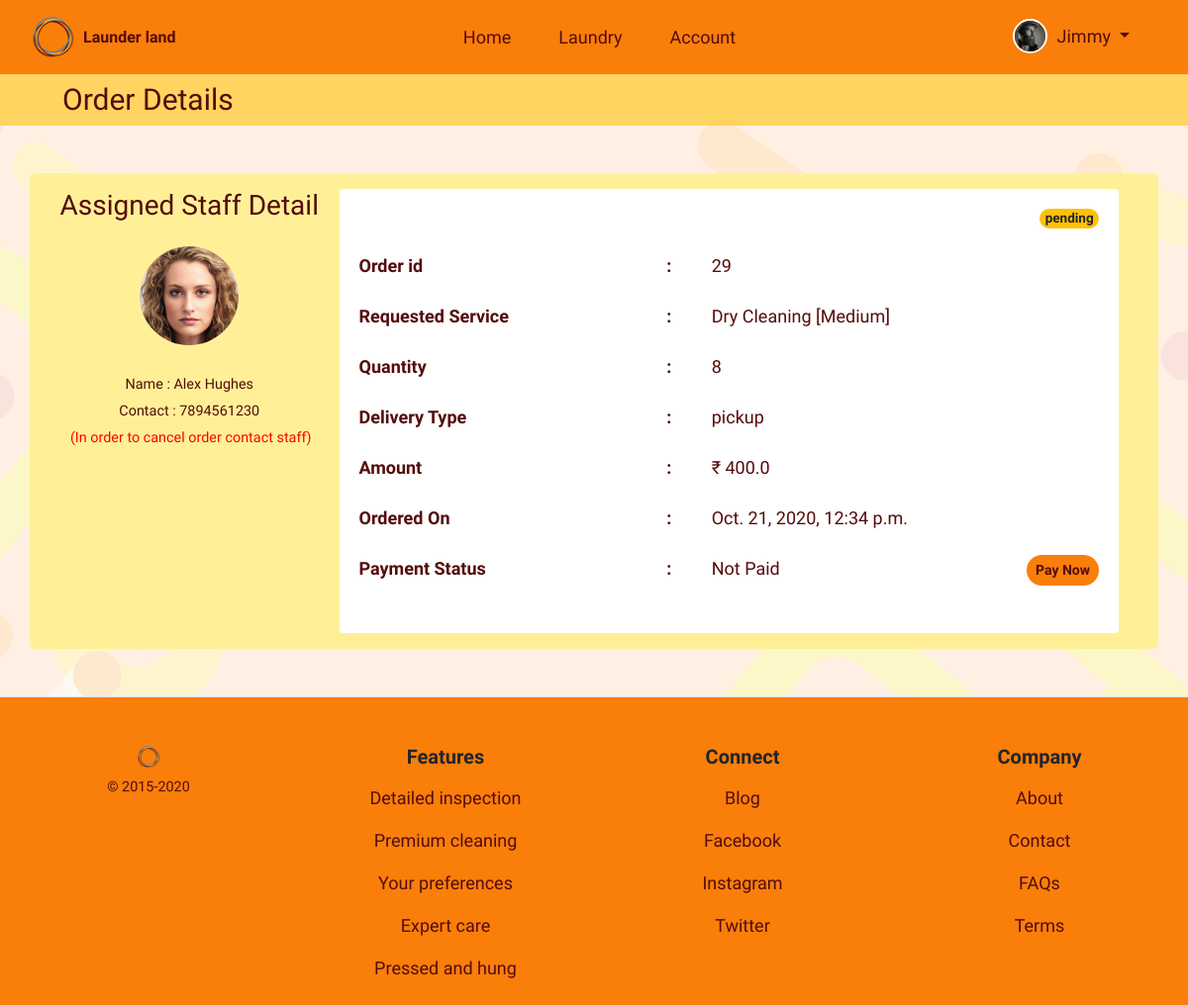
Page /laundry/myorders/29/ (signed in) on the earlier database version.
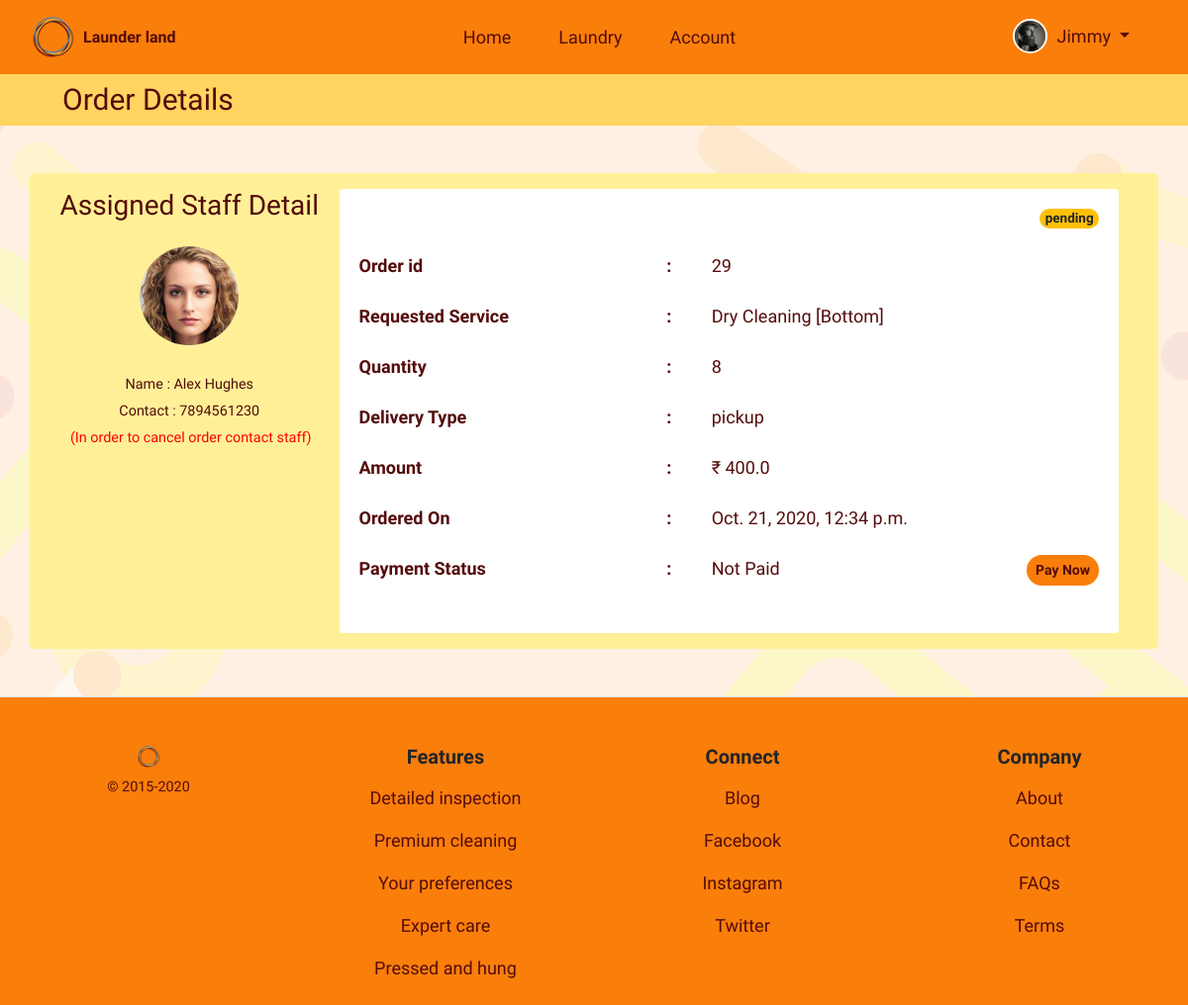
Same page on the later database version.
### laundry/models.py (models this page shows, shortened)
class Booking(models.Model):
    cust_id = models.ForeignKey(
        User, on_delete=models.CASCADE, related_name="cid")
    assigned_staff = models.ForeignKey(User, on_delete=models.CASCADE)
    services = models.ForeignKey(Service, on_delete=models.CASCADE)
    sub_service = models.ForeignKey(
        Subservice, on_delete=models.CASCADE)
    quantity = models.PositiveIntegerField()
    amount = models.FloatField(default=0)
    delivery_choice = (('pickup', 'Pickup (Self)'), ('door-step', 'Door Step'))
    delivery_type = models.CharField(choices=delivery_choice, max_length=30)
    status_choice = (('New', 'New'), ('pending', 'Pending'), ('cleaning', 'Cleaning'), ('pickedup', 'Picked Up'), ('canceled', 'Canceled'),
                     ('ready', 'Ready'), ('delivered', 'Delivered'))
    status = models.CharField(max_length=20, choices=status_choice,
                              default=status_choice[0][0])
    booked_on = models.DateTimeField(auto_now_add=True)
    class Meta:
        verbose_name = 'Booking'
        verbose_name_plural = 'Bookings'

### staffmodule/models.py (models this page shows)
class Subservice(models.Model):
    sub_service = models.CharField(max_length=35)
    price = models.FloatField(max_length=5)
    service = models.ForeignKey(Service, on_delete=CASCADE)
    def __str__(self):
        return self.sub_service

class Service(models.Model):
    service = models.CharField(max_length=50)
    def __str__(self):
        return self.service

### usermodule/models.py (models this page shows, shortened)
class User(AbstractUser):
    username = None
    mobile = models.CharField(unique=True, max_length=10)
    email = models.EmailField(unique=True)
    first_name = models.CharField(max_length=15)
    profile_pic = models.ImageField(default="profile.png", blank=True)
    gender_choice = (('Male', 'Male'), ('Female', 'Female'),
                     ('Other', 'Other'))
    gender = models.CharField(max_length=7, choices=gender_choice)
    user_type_choice = ((1, 'Owner'), (2, 'Staff'), (3, 'Customer'))
    user_type = models.PositiveSmallIntegerField(
        choices=user_type_choice)
    staff_status = models.BooleanField(default=False)
    address = models.CharField(max_length=100)
    street = models.CharField(max_length=50)
    city = models.CharField(max_length=50)
    state = models.CharField(max_length=50)
    pincode = models.CharField(max_length=6)
    creation_date = models.DateTimeField(auto_now_add=True)
    objects = UserManager()
    USERNAME_FIELD = 'mobile'
    REQUIRED_FIELDS = ['first_name']
    class Meta:
        verbose_name = 'User'
        verbose_name_plural = 'Users'

### usermodule/decorators.py (the view)
    def wrap(request, *args, **kwargs):
        if request.user.is_authenticated:
            if request.user.user_type == 3:
                return function(request, *args, **kwargs)
            else:
                messages.warning(request, 'Signin using Customer Account')
                return redirect(redirect('usermodule:signin').url+'?next='+request.path)
        else:
            return redirect(redirect('usermodule:signin').url+'?next='+request.path)

### laundry/forms.py
class PaymentForm(forms.ModelForm):
    class Meta:
        model = Payment
        fields = ['payment_mode']
    def __init__(self, *args, **kwargs):
        self.request = kwargs.pop('request', None)
        super().__init__(*args, **kwargs)
        self.fields['payment_mode'].label = "Mode of Payment :"

### templates/laundry/booking_details.html (shortened to what the changed rows need)
{% extends 'base_layout.html' %}
{% load static %}
{% load crispy_forms_tags %}
{% block content %}
<body id="booking">
    <article class="container p-0">
        <div class="bg-light box-shadow-lg rounded-lg px-4 py-3 my-5 bg_light_orange_1">
            <div class="px-lg-3">
                <div class="row">
                    <section class="col-12 col-md-4 col-lg-3 px-0 brown text-center">
                        <div class="mx-auto d-flex justify-content-center mb-4">
                            <img src="{{ booking.assigned_staff.profile_pic.url }}" class="mt-3 rounded-circle"
                                width="100" alt="{{ booking.assigned_staff.first_name }}" />
                        </div>
                        <div>
                            <small>Name : {{ booking.assigned_staff.first_name }}
                                {{ booking.assigned_staff.last_name }}</small>
                        </div>
                        <div>
                            <small>Contact : {{ booking.assigned_staff.mobile }}</small>
                        </div>
                    </section>
                    <section class="col-12 col-md-8 col-lg-9">
                        <div class="card border-0">
                            <div class="card-body brown rounded">
                                <table class="table brown borderless">
                                    <thead>
                                        <h5 class="card-title float-right badge rounded-pill
                                            {% if booking.status == 'delivered' %}
                                            badge-success
                                            {% elif booking.status == 'ready' %}
                                            badge-info
                                            {% elif booking.status == 'cleaning' %}
                                            badge-secondary
                                            {% elif booking.status == 'pickedup' %}
                                            badge-primary
                                            {% elif booking.status == 'pending' %}
                                            badge-warning
                                            {% elif booking.status == 'canceled' %}
                                            badge-danger
                                            {% endif %}">
                                            {{ booking.status }}
                                        </h5>
                                    </thead>
                                    <tbody>
                                        <tr>
                                            <th class="px-0" scope="row">Order id</th>
                                            <th>:</th>
                                            <td class="px-0">{{ booking.id }}</td>
                                        </tr>
                                        <tr>
                                            <th class="px-0" scope="row"> Requested Service</th>
                                            <th>:</th>
                                            <td class="px-0">{{ booking.services }} [{{ booking.sub_service }}]</td>
                                        </tr>
                                        <tr>
                                            <th class="px-0" scope="row">Quantity</th>
                                            <th>:</th>
                                            <td class="px-0">{{ booking.quantity }}</td>
                                        </tr>
                                        <tr>
                                            <th class="px-0" scope="row">Delivery Type</th>
                                            <th>:</th>
                                            <td class="px-0">
                                                {{ booking.delivery_type }}
                                            </td>
                                        </tr>
                                        <tr>
                                            <th class="px-0" scope="row">Amount</th>
                                            <th>:</th>
                                            <td class="px-0">
                                                &#x20B9; {{ booking.amount|default:"----" }}
                                            </td>
                                        </tr>
                                        <tr>
                                            <th class="px-0" scope="row">Ordered On</th>
                                            <th>:</th>
                                            <td class="px-0">
                                                {{ booking.booked_on }}
                                            </td>
                                        </tr>
                                        <tr>
                                            <th class="px-0" scope="row">Payment Status</th>
                                            <th>:</th>
                                        </tr>
                                    </tbody>
                                </table>
                            </div>
                        </div>
                    </section>
                </div>
            </div>
        </div>
    </article>
</body>
{% endblock %}

Differences in the rows shown:
changed through a linked row, Booking "pickup": sub_service "Medium" → "Bottom"
